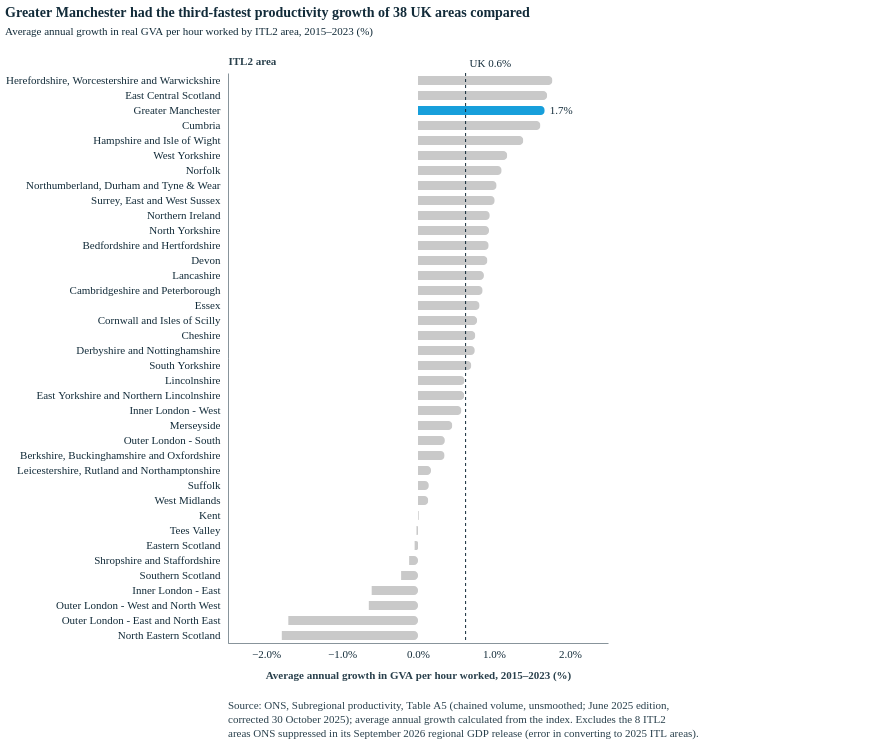

This figure's Vega-Lite source:
### Vega-Lite specification from a JSON file in a GitHub repository (floating-point values rounded to 4 significant figures)
{"config": {"font": "Circular Std", "mark": {"line": {"interpolate": "linear"}}, "view": {"stroke": "transparent"}, "range": {"category": ["#179fdb", "#e6224b", "#f4c245", "#122b39", "#eb5c2e", "#36b7b4"], "diverging": ["#E6224B", "#E54753", "#C9C9C9", "#179FDB", "#122B39"], "heatmap": ["#C9C9C9", "#179FDB", "#0063AF", "#122B39"], "ordinal": ["#00A767", "#36B7B4", "#179FDB", "#0063AF", "#243B5A"]}, "axisX": {"labelColor": "#122b39", "tickColor": "#122b39", "domainColor": "#122b39", "domainOpacity": 0.5, "gridOpacity": 0, "labelFont": "Circular Std", "labelAngle": 0, "labelAlign": "center", "labelFontSize": 11, "labelPadding": 5, "tickCount": 10, "tickSize": 0, "title": "", "titleColor": "#122b39", "titleOpacity": 0.9, "titlePadding": 10}, "axisY": {"labelColor": "#122b39", "labelFont": "Circular Std", "tickColor": "#122b39", "domainColor": "#122b39", "gridColor": "#122b39", "gridDash": [1, 5], "gridOpacity": 0.5, "labelPadding": 5, "labelFontSize": 11, "domainOpacity": 0.5, "tickSize": 0, "title": null, "titleAlign": "left", "titleAngle": 0, "titleBaseline": "bottom", "titleColor": "#122b39", "titleOpacity": 0.9, "titleX": 0, "titleY": -7}, "legend": {"labelFont": "Circular Std", "titleFont": "Circular Std", "labelFontSize": 11, "labelColor": "#122b39", "title": null, "symbolStrokeWidth": 0, "orient": "top", "direction": "horizontal", "offset": 16}}, "vconcat": [{"layer": [{"data": {"name": "data-f606b408202cfc68f8256ca574a9b39b"}, "mark": {"type": "bar", "cornerRadiusEnd": 4, "height": 9}, "encoding": {"color": {"field": "group", "legend": null, "scale": {"domain": ["Greater Manchester", "Other ITL2 areas"], "range": ["#179fdb", "#C9C9C9"]}, "type": "nominal"}, "tooltip": [{"field": "Region_name", "title": "ITL2 area", "type": "nominal"}, {"field": "growth", "format": ".1%", "title": "Average annual growth in GVA per hour worked, 2015–2023 (%)", "type": "quantitative"}], "x": {"axis": {"format": ".1%", "tickCount": 6, "title": "Average annual growth in GVA per hour worked, 2015–2023 (%)"}, "field": "growth", "scale": {"domain": [-0.02081, 0.02054]}, "type": "quantitative"}, "y": {"axis": {"labelLimit": 340, "labelPadding": 8, "title": "ITL2 area"}, "field": "Region_name", "sort": ["Herefordshire, Worcestershire and Warwickshire", "East Central Scotland", "Greater Manchester", "Cumbria", "Hampshire and Isle of Wight", "West Yorkshire", "Norfolk", "Northumberland, Durham and Tyne & Wear", "Surrey, East and West Sussex", "Northern Ireland", "North Yorkshire", "Bedfordshire and Hertfordshire", "Devon", "Lancashire", "Cambridgeshire and Peterborough", "Essex", "Cornwall and Isles of Scilly", "Cheshire", "Derbyshire and Nottinghamshire", "South Yorkshire", "Lincolnshire", "East Yorkshire and Northern Lincolnshire", "Inner London - West", "Merseyside", "Outer London - South", "Berkshire, Buckinghamshire and Oxfordshire", "Leicestershire, Rutland and Northamptonshire", "Suffolk", "West Midlands", "Kent", "Tees Valley", "Eastern Scotland", "Shropshire and Staffordshire", "Southern Scotland", "Inner London - East", "Outer London - West and North West", "Outer London - East and North East", "North Eastern Scotland"], "type": "nominal"}}}, {"data": {"name": "data-f606b408202cfc68f8256ca574a9b39b"}, "mark": {"type": "text", "align": "left", "color": "#122b39", "dx": 5, "font": "Circular Std", "fontSize": 11}, "encoding": {"text": {"field": "text", "type": "nominal"}, "x": {"axis": {"format": ".1%", "tickCount": 6, "title": "Average annual growth in GVA per hour worked, 2015–2023 (%)"}, "field": "growth", "scale": {"domain": [-0.02081, 0.02054]}, "type": "quantitative"}, "y": {"axis": {"labelLimit": 340, "labelPadding": 8, "title": "ITL2 area"}, "field": "Region_name", "sort": ["Herefordshire, Worcestershire and Warwickshire", "East Central Scotland", "Greater Manchester", "Cumbria", "Hampshire and Isle of Wight", "West Yorkshire", "Norfolk", "Northumberland, Durham and Tyne & Wear", "Surrey, East and West Sussex", "Northern Ireland", "North Yorkshire", "Bedfordshire and Hertfordshire", "Devon", "Lancashire", "Cambridgeshire and Peterborough", "Essex", "Cornwall and Isles of Scilly", "Cheshire", "Derbyshire and Nottinghamshire", "South Yorkshire", "Lincolnshire", "East Yorkshire and Northern Lincolnshire", "Inner London - West", "Merseyside", "Outer London - South", "Berkshire, Buckinghamshire and Oxfordshire", "Leicestershire, Rutland and Northamptonshire", "Suffolk", "West Midlands", "Kent", "Tees Valley", "Eastern Scotland", "Shropshire and Staffordshire", "Southern Scotland", "Inner London - East", "Outer London - West and North West", "Outer London - East and North East", "North Eastern Scotland"], "type": "nominal"}}}, {"data": {"name": "data-7d36f0aba7802c87db7443361b81756f"}, "mark": {"type": "rule", "color": "#122b39", "strokeDash": [3, 3], "strokeWidth": 1}, "encoding": {"x": {"field": "v", "type": "quantitative"}}}, {"data": {"name": "data-7d36f0aba7802c87db7443361b81756f"}, "mark": {"type": "text", "align": "left", "baseline": "bottom", "color": "#122b39", "dx": 4, "dy": -4, "font": "Circular Std", "fontSize": 11}, "encoding": {"text": {"field": "t", "type": "nominal"}, "x": {"field": "v", "type": "quantitative"}, "y": {"value": 0}}}], "height": 570, "width": 380}, {"data": {"name": "data-3ce9f6b8da38b0e33c79d5a494faae98"}, "mark": {"type": "text", "align": "left", "baseline": "top", "color": "#122b39", "font": "Circular Std", "fontSize": 11, "lineBreak": "\n", "lineHeight": 14, "opacity": 0.9}, "encoding": {"text": {"field": "t", "type": "nominal"}, "x": {"value": 0}, "y": {"value": 0}}, "height": 42, "width": 640}], "spacing": 18, "title": {"text": "Greater Manchester had the third-fastest productivity growth of 38 UK areas compared", "anchor": "start", "color": "#122b39", "font": "Circular Std", "fontSize": 14, "fontWeight": 600, "offset": 18, "subtitle": "Average annual growth in real GVA per hour worked by ITL2 area, 2015–2023 (%)", "subtitleColor": "#122b39", "subtitleFont": "Circular Std", "subtitleFontSize": 11, "subtitlePadding": 6}, "$schema": "https://vega.github.io/schema/vega-lite/v6.1.0.json", "datasets": {"data-f606b408202cfc68f8256ca574a9b39b": [{"Region_name": "Tees Valley", "Index_2015": 99.88, "Index_2023": 99.7, "growth": -0.0002254, "group": "Other ITL2 areas", "text": ""}, {"Region_name": "Northumberland, Durham and Tyne & Wear", "Index_2015": 90.64, "Index_2023": 98.42, "growth": 0.01035, "group": "Other ITL2 areas", "text": ""}, {"Region_name": "Cumbria", "Index_2015": 92.9, "Index_2023": 105.6, "growth": 0.01611, "group": "Other ITL2 areas", "text": ""}, {"Region_name": "Greater Manchester", "Index_2015": 89.92, "Index_2023": 102.6, "growth": 0.01668, "group": "Greater Manchester", "text": "1.7%"}, {"Region_name": "Lancashire", "Index_2015": 90.83, "Index_2023": 97.33, "growth": 0.008677, "group": "Other ITL2 areas", "text": ""}, {"Region_name": "Cheshire", "Index_2015": 90.85, "Index_2023": 96.48, "growth": 0.007544, "group": "Other ITL2 areas", "text": ""}, {"Region_name": "Merseyside", "Index_2015": 99.36, "Index_2023": 103.0, "growth": 0.00452, "group": "Other ITL2 areas", "text": ""}, {"Region_name": "East Yorkshire and Northern Lincolnshire", "Index_2015": 92.87, "Index_2023": 97.49, "growth": 0.006087, "group": "Other ITL2 areas", "text": ""}, {"Region_name": "North Yorkshire", "Index_2015": 86.31, "Index_2023": 92.98, "growth": 0.009348, "group": "Other ITL2 areas", "text": ""}, {"Region_name": "South Yorkshire", "Index_2015": 96.27, "Index_2023": 101.8, "growth": 0.007018, "group": "Other ITL2 areas", "text": ""}, {"Region_name": "West Yorkshire", "Index_2015": 92.42, "Index_2023": 101.5, "growth": 0.01175, "group": "Other ITL2 areas", "text": ""}, {"Region_name": "Derbyshire and Nottinghamshire", "Index_2015": 98.71, "Index_2023": 104.8, "growth": 0.007475, "group": "Other ITL2 areas", "text": ""}, {"Region_name": "Leicestershire, Rutland and Northamptonshire", "Index_2015": 98.44, "Index_2023": 99.8, "growth": 0.001717, "group": "Other ITL2 areas", "text": ""}, {"Region_name": "Lincolnshire", "Index_2015": 92.05, "Index_2023": 96.67, "growth": 0.00614, "group": "Other ITL2 areas", "text": ""}, {"Region_name": "Herefordshire, Worcestershire and Warwickshire", "Index_2015": 91.23, "Index_2023": 105.0, "growth": 0.01769, "group": "Other ITL2 areas", "text": ""}, {"Region_name": "Shropshire and Staffordshire", "Index_2015": 95.1, "Index_2023": 94.21, "growth": -0.001175, "group": "Other ITL2 areas", "text": ""}, {"Region_name": "West Midlands", "Index_2015": 96.57, "Index_2023": 97.62, "growth": 0.001353, "group": "Other ITL2 areas", "text": ""}, {"Region_name": "Bedfordshire and Hertfordshire", "Index_2015": 92.06, "Index_2023": 99.14, "growth": 0.009305, "group": "Other ITL2 areas", "text": ""}, {"Region_name": "Essex", "Index_2015": 97.14, "Index_2023": 103.6, "growth": 0.008105, "group": "Other ITL2 areas", "text": ""}, {"Region_name": "Cambridgeshire and Peterborough", "Index_2015": 92.97, "Index_2023": 99.49, "growth": 0.008509, "group": "Other ITL2 areas", "text": ""}, {"Region_name": "Norfolk", "Index_2015": 95.69, "Index_2023": 104.5, "growth": 0.01101, "group": "Other ITL2 areas", "text": ""}, {"Region_name": "Suffolk", "Index_2015": 89.69, "Index_2023": 90.72, "growth": 0.001428, "group": "Other ITL2 areas", "text": ""}, {"Region_name": "Inner London - West", "Index_2015": 93.67, "Index_2023": 98.04, "growth": 0.005716, "group": "Other ITL2 areas", "text": ""}, {"Region_name": "Inner London - East", "Index_2015": 104.7, "Index_2023": 99.63, "growth": -0.006126, "group": "Other ITL2 areas", "text": ""}, {"Region_name": "Outer London - East and North East", "Index_2015": 106.2, "Index_2023": 92.49, "growth": -0.01708, "group": "Other ITL2 areas", "text": ""}, {"Region_name": "Outer London - South", "Index_2015": 103.3, "Index_2023": 106.3, "growth": 0.003536, "group": "Other ITL2 areas", "text": ""}, {"Region_name": "Outer London - West and North West", "Index_2015": 107.7, "Index_2023": 102.2, "growth": -0.006506, "group": "Other ITL2 areas", "text": ""}, {"Region_name": "Berkshire, Buckinghamshire and Oxfordshire", "Index_2015": 93.46, "Index_2023": 96.11, "growth": 0.003501, "group": "Other ITL2 areas", "text": ""}, {"Region_name": "Surrey, East and West Sussex", "Index_2015": 94.05, "Index_2023": 101.9, "growth": 0.0101, "group": "Other ITL2 areas", "text": ""}, {"Region_name": "Hampshire and Isle of Wight", "Index_2015": 91.85, "Index_2023": 102.5, "growth": 0.01386, "group": "Other ITL2 areas", "text": ""}, {"Region_name": "Kent", "Index_2015": 101.5, "Index_2023": 101.6, "growth": 0.0001108, "group": "Other ITL2 areas", "text": ""}, {"Region_name": "Cornwall and Isles of Scilly", "Index_2015": 92.88, "Index_2023": 98.82, "growth": 0.007779, "group": "Other ITL2 areas", "text": ""}, {"Region_name": "Devon", "Index_2015": 94.85, "Index_2023": 102.0, "growth": 0.009138, "group": "Other ITL2 areas", "text": ""}, {"Region_name": "Eastern Scotland", "Index_2015": 100.2, "Index_2023": 99.87, "growth": -0.0004746, "group": "Other ITL2 areas", "text": ""}, {"Region_name": "East Central Scotland", "Index_2015": 87.77, "Index_2023": 100.4, "growth": 0.017, "group": "Other ITL2 areas", "text": ""}, {"Region_name": "North Eastern Scotland", "Index_2015": 113.6, "Index_2023": 98.29, "growth": -0.01795, "group": "Other ITL2 areas", "text": ""}, {"Region_name": "Southern Scotland", "Index_2015": 95.55, "Index_2023": 93.86, "growth": -0.002228, "group": "Other ITL2 areas", "text": ""}, {"Region_name": "Northern Ireland", "Index_2015": 92.3, "Index_2023": 99.51, "growth": 0.009446, "group": "Other ITL2 areas", "text": ""}], "data-7d36f0aba7802c87db7443361b81756f": [{"v": 0.006262, "t": "UK 0.6%"}], "data-3ce9f6b8da38b0e33c79d5a494faae98": [{"t": "Source: ONS, Subregional productivity, Table A5 (chained volume, unsmoothed; June 2025 edition,\ncorrected 30 October 2025); average annual growth calculated from the index. Excludes the 8 ITL2\nareas ONS suppressed in its September 2026 regional GDP release (error in converting to 2025 ITL areas)."}]}}
